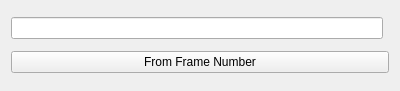
<?xml version="1.0" encoding="UTF-8"?>
<ui version="4.0">
 <class>TimeEditorWidget</class>
 <widget class="QWidget" name="TimeEditorWidget">
  <property name="geometry">
   <rect>
    <x>0</x>
    <y>0</y>
    <width>400</width>
    <height>91</height>
   </rect>
  </property>
  <property name="windowTitle">
   <string>Form</string>
  </property>
  <layout class="QGridLayout" name="gridLayout">
   <item row="1" column="0" colspan="2">
    <widget class="QPushButton" name="frameButton">
     <property name="text">
      <string>From Frame Number</string>
     </property>
    </widget>
   </item>
   <item row="0" column="0">
    <widget class="QLineEdit" name="lineEdit"/>
   </item>
  </layout>
 </widget>
 <resources/>
 <connections/>
</ui>
